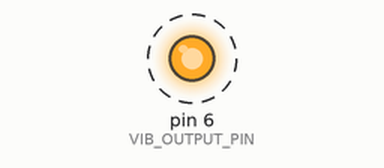
Recording of a sketch running on a simulated Arduino Uno, built with avr-gcc and run on an emulated ATmega328P. Shown: output pins drawn as LEDs (lit = HIGH). Dashed ring = blinking.

Above: at 0.5 s.
Timing chart, 0 to 4.6 s (numbered marks = the images above):
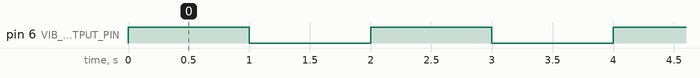

The sketch:

w6l2p1.ino
```cpp
const int VIB_OUTPUT_PIN = 6;

void setup() {
  // put your setup code here, to run once:
  pinMode(VIB_OUTPUT_PIN, OUTPUT);
}

void loop() {
  // put your main code here, to run repeatedly:
  digitalWrite(VIB_OUTPUT_PIN, HIGH);
  delay(1000);
  digitalWrite(VIB_OUTPUT_PIN, LOW);
  delay(1000);
}
```

Measured:
- by itself, pin 6 (VIB_OUTPUT_PIN): alternates HIGH for 1.0 s and LOW for 1.0 s
